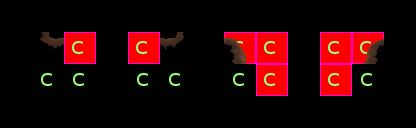

This game map was drawn from its Tiled (.tmx) file and the tilesets committed beside it. A one-line description and the trimmed map source follow:
An orthogonal 13x4 tile map with 32x32 px tiles, 5 tile layers (ruleRegions, ruleSet, rule_Ground, rule_Over, ...), 4 tilesets.

<map version="1.0" orientation="orthogonal" width="13" height="4" tilewidth="32" tileheight="32">
 <tileset firstgid="1" name="collision" tilewidth="32" tileheight="32">
  <image source="../../graphics/tiles/collision1_32_32.png" width="1024" height="1024" />
 </tileset>
 <tileset firstgid="1025" name="set" tilewidth="32" tileheight="32">
  <image source="../../graphics/tiles/automap/set_cave.png" width="64" height="64" />
 </tileset>
 <tileset firstgid="1029" name="set_rules" tilewidth="32" tileheight="32">
  <image source="../../graphics/tiles/automap/set_rules.png" width="32" height="32" />
 </tileset>
 <tileset firstgid="1030" name="cave" tilewidth="32" tileheight="32">
  <image source="../../graphics/tiles/cave3_32_32.png" width="1024" height="1024" />
 </tileset>
 <layer name="ruleRegions" width="13" height="4">
  <data>[52 cells, 16 non-empty, 1 distinct tile ids]</data>
 </layer>
 <layer name="ruleSet" width="13" height="4">
  <data>[52 cells, 16 non-empty, 2 distinct tile ids]</data>
 </layer>
 <layer name="rule_Ground" width="13" height="4">
  <data>[52 cells, 0 non-empty, 0 distinct tile ids]</data>
 </layer>
 <layer name="rule_Over" width="13" height="4">
  <data>[52 cells, 4 non-empty, 4 distinct tile ids]</data>
 </layer>
 <layer name="rule_collision" width="13" height="4">
  <data>[52 cells, 0 non-empty, 0 distinct tile ids]</data>
 </layer>
</map>
